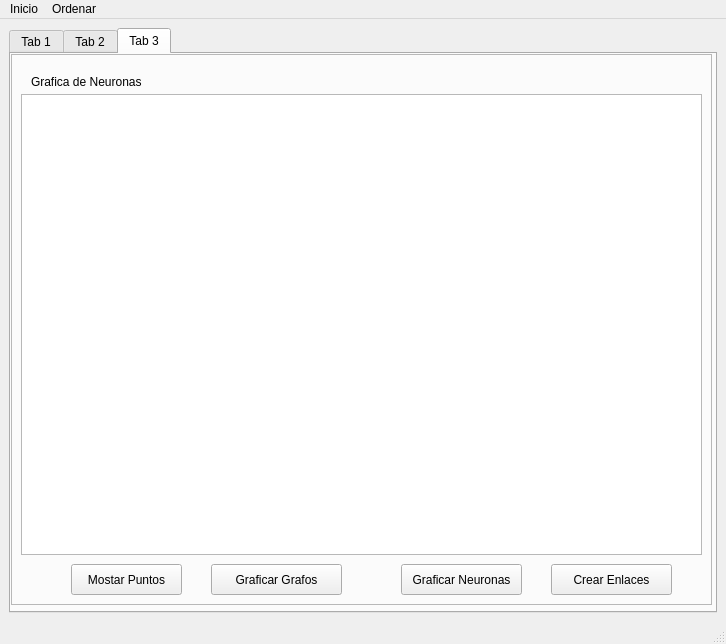
<?xml version="1.0" encoding="UTF-8"?>
<ui version="4.0">
 <class>MainWindow</class>
 <widget class="QMainWindow" name="MainWindow">
  <property name="geometry">
   <rect>
    <x>0</x>
    <y>0</y>
    <width>726</width>
    <height>644</height>
   </rect>
  </property>
  <property name="windowTitle">
   <string>MainWindow</string>
  </property>
  <widget class="QWidget" name="centralwidget">
   <layout class="QHBoxLayout" name="horizontalLayout">
    <item>
     <widget class="QTabWidget" name="tabWidget">
      <property name="currentIndex">
       <number>2</number>
      </property>
      <widget class="QWidget" name="tab">
       <attribute name="title">
        <string>Tab 1</string>
       </attribute>
       <layout class="QHBoxLayout" name="horizontalLayout_2">
        <item>
         <widget class="QFrame" name="frame">
          <property name="frameShape">
           <enum>QFrame::StyledPanel</enum>
          </property>
          <property name="frameShadow">
           <enum>QFrame::Raised</enum>
          </property>
          <layout class="QFormLayout" name="formLayout">
           <item row="0" column="0">
            <widget class="QLabel" name="label">
             <property name="text">
              <string>Id</string>
             </property>
            </widget>
           </item>
           <item row="0" column="1">
            <widget class="QTextEdit" name="id"/>
           </item>
           <item row="2" column="0">
            <widget class="QLabel" name="label_2">
             <property name="text">
              <string>Voltaje</string>
             </property>
            </widget>
           </item>
           <item row="2" column="1">
            <widget class="QTextEdit" name="voltaje"/>
           </item>
           <item row="4" column="0">
            <widget class="QLabel" name="label_7">
             <property name="text">
              <string>Posicion X</string>
             </property>
            </widget>
           </item>
           <item row="4" column="1">
            <widget class="QTextEdit" name="posicionx"/>
           </item>
           <item row="6" column="1">
            <widget class="QTextEdit" name="posiciony"/>
           </item>
           <item row="8" column="0">
            <widget class="QLabel" name="label_9">
             <property name="text">
              <string>Red</string>
             </property>
            </widget>
           </item>
           <item row="8" column="1">
            <widget class="QSlider" name="red">
             <property name="orientation">
              <enum>Qt::Horizontal</enum>
             </property>
            </widget>
           </item>
           <item row="10" column="0">
            <widget class="QLabel" name="label_10">
             <property name="text">
              <string>Green</string>
             </property>
            </widget>
           </item>
           <item row="10" column="1">
            <widget class="QSlider" name="green">
             <property name="orientation">
              <enum>Qt::Horizontal</enum>
             </property>
            </widget>
           </item>
           <item row="12" column="0">
            <widget class="QLabel" name="label_11">
             <property name="text">
              <string>Blue</string>
             </property>
            </widget>
           </item>
           <item row="12" column="1">
            <widget class="QSlider" name="blue">
             <property name="orientation">
              <enum>Qt::Horizontal</enum>
             </property>
            </widget>
           </item>
           <item row="14" column="0" colspan="2">
            <widget class="QPushButton" name="agregarInicio">
             <property name="text">
              <string>Agregar Inicio</string>
             </property>
            </widget>
           </item>
           <item row="15" column="0" colspan="2">
            <widget class="QPushButton" name="agregarFinal">
             <property name="text">
              <string>Agregar Final</string>
             </property>
            </widget>
           </item>
           <item row="6" column="0">
            <widget class="QLabel" name="label_8">
             <property name="text">
              <string>Posicion Y</string>
             </property>
            </widget>
           </item>
          </layout>
         </widget>
        </item>
        <item>
         <widget class="QFrame" name="frame_2">
          <property name="frameShape">
           <enum>QFrame::StyledPanel</enum>
          </property>
          <property name="frameShadow">
           <enum>QFrame::Raised</enum>
          </property>
          <layout class="QGridLayout" name="gridLayout">
           <item row="1" column="0">
            <widget class="QPlainTextEdit" name="listaNeuronas"/>
           </item>
           <item row="0" column="0">
            <widget class="QPushButton" name="mostrar">
             <property name="text">
              <string>Mostrar</string>
             </property>
            </widget>
           </item>
          </layout>
         </widget>
        </item>
       </layout>
      </widget>
      <widget class="QWidget" name="tab_2">
       <attribute name="title">
        <string>Tab 2</string>
       </attribute>
       <widget class="QTableWidget" name="TablaNeurona">
        <property name="geometry">
         <rect>
          <x>0</x>
          <y>10</y>
          <width>701</width>
          <height>461</height>
         </rect>
        </property>
       </widget>
       <widget class="QPushButton" name="MostraTabla">
        <property name="geometry">
         <rect>
          <x>464</x>
          <y>500</y>
          <width>221</width>
          <height>31</height>
         </rect>
        </property>
        <property name="text">
         <string>Mostrar Tabla</string>
        </property>
       </widget>
       <widget class="QPushButton" name="BuscarID">
        <property name="geometry">
         <rect>
          <x>300</x>
          <y>500</y>
          <width>91</width>
          <height>31</height>
         </rect>
        </property>
        <property name="text">
         <string>Buscar ID</string>
        </property>
       </widget>
       <widget class="QTextEdit" name="BusquedaIDText">
        <property name="geometry">
         <rect>
          <x>70</x>
          <y>500</y>
          <width>201</width>
          <height>31</height>
         </rect>
        </property>
       </widget>
       <widget class="QLabel" name="label_3">
        <property name="geometry">
         <rect>
          <x>20</x>
          <y>510</y>
          <width>49</width>
          <height>16</height>
         </rect>
        </property>
        <property name="text">
         <string>ID</string>
        </property>
       </widget>
      </widget>
      <widget class="QWidget" name="tab3">
       <attribute name="title">
        <string>Tab 3</string>
       </attribute>
       <widget class="QFrame" name="frame_3">
        <property name="geometry">
         <rect>
          <x>0</x>
          <y>0</y>
          <width>701</width>
          <height>551</height>
         </rect>
        </property>
        <property name="frameShape">
         <enum>QFrame::StyledPanel</enum>
        </property>
        <property name="frameShadow">
         <enum>QFrame::Raised</enum>
        </property>
        <widget class="QGraphicsView" name="grafica">
         <property name="geometry">
          <rect>
           <x>10</x>
           <y>40</y>
           <width>681</width>
           <height>461</height>
          </rect>
         </property>
        </widget>
        <widget class="QPushButton" name="graficarNeurona">
         <property name="geometry">
          <rect>
           <x>390</x>
           <y>510</y>
           <width>121</width>
           <height>31</height>
          </rect>
         </property>
         <property name="text">
          <string>Graficar Neuronas</string>
         </property>
        </widget>
        <widget class="QLabel" name="label_4">
         <property name="geometry">
          <rect>
           <x>20</x>
           <y>20</y>
           <width>191</width>
           <height>16</height>
          </rect>
         </property>
         <property name="text">
          <string>Grafica de Neuronas</string>
         </property>
        </widget>
        <widget class="QPushButton" name="mostrarPuntos">
         <property name="geometry">
          <rect>
           <x>60</x>
           <y>510</y>
           <width>111</width>
           <height>31</height>
          </rect>
         </property>
         <property name="text">
          <string>Mostar Puntos</string>
         </property>
        </widget>
        <widget class="QPushButton" name="enlazar">
         <property name="geometry">
          <rect>
           <x>540</x>
           <y>510</y>
           <width>121</width>
           <height>31</height>
          </rect>
         </property>
         <property name="text">
          <string>Crear Enlaces</string>
         </property>
        </widget>
        <widget class="QPushButton" name="graficarGrafos">
         <property name="geometry">
          <rect>
           <x>200</x>
           <y>510</y>
           <width>131</width>
           <height>31</height>
          </rect>
         </property>
         <property name="text">
          <string>Graficar Grafos</string>
         </property>
        </widget>
       </widget>
      </widget>
     </widget>
    </item>
   </layout>
  </widget>
  <widget class="QStatusBar" name="statusbar"/>
  <widget class="QMenuBar" name="menubar">
   <property name="geometry">
    <rect>
     <x>0</x>
     <y>0</y>
     <width>726</width>
     <height>21</height>
    </rect>
   </property>
   <widget class="QMenu" name="menuInicio">
    <property name="title">
     <string>Inicio</string>
    </property>
    <addaction name="openFile"/>
    <addaction name="actionRecuperar"/>
    <addaction name="separator"/>
   </widget>
   <widget class="QMenu" name="menuOrdenarID">
    <property name="title">
     <string>Ordenar</string>
    </property>
    <addaction name="actionID"/>
    <addaction name="actionVoltaje"/>
   </widget>
   <addaction name="menuInicio"/>
   <addaction name="menuOrdenarID"/>
  </widget>
  <action name="actionOpen">
   <property name="text">
    <string>Open</string>
   </property>
  </action>
  <action name="openFile">
   <property name="text">
    <string>Guardar</string>
   </property>
  </action>
  <action name="actionRecuperar">
   <property name="text">
    <string>Recuperar</string>
   </property>
  </action>
  <action name="actionID">
   <property name="text">
    <string>ID</string>
   </property>
  </action>
  <action name="actionVoltaje">
   <property name="text">
    <string>Voltaje</string>
   </property>
  </action>
 </widget>
 <resources/>
 <connections/>
</ui>
